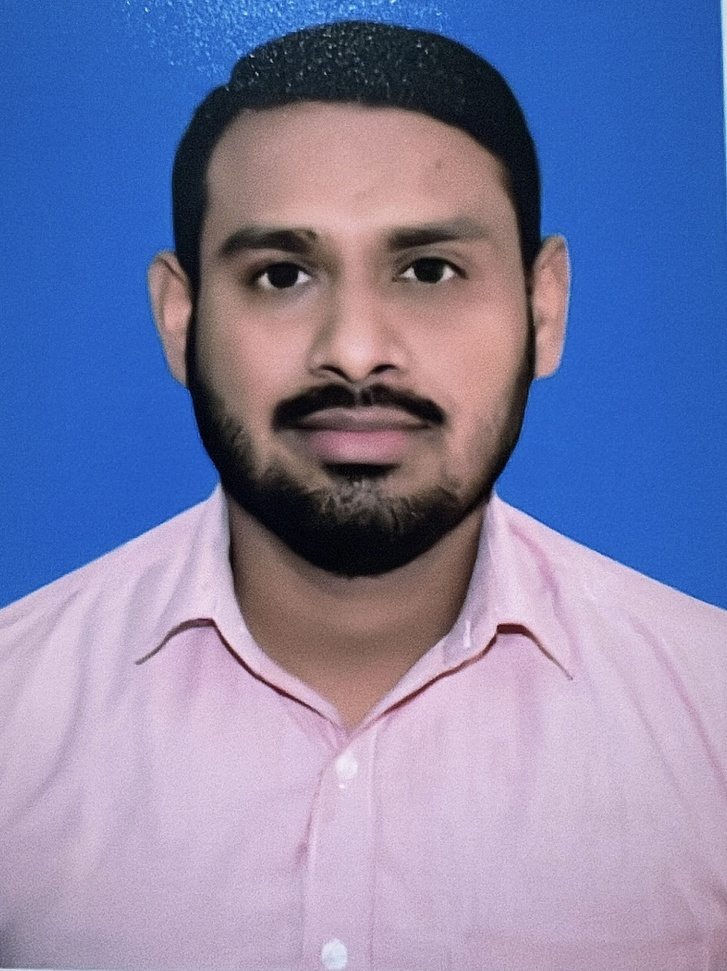
#> input picture Deep Learning/Haarcascade/Photo.jpeg, 727 x 971 px, shrunk from 894 x 1195 before the run, found by its file name
$ python eye_detect.py
#> lines starting #> are read from the running program, lines starting #| are printed output that depends on the picture; after the words box and inside, x2 and y2 are one past the last pixel; in counts of white or black regions, pixels touching at a corner belong together
import numpy as np
import cv2

# Load the face and eye Haar cascade classifiers
face_classifier = cv2.CascadeClassifier(r"/Users/munna/VScode/NareshIT-AI/Deep Learning/Haarcascade/haarcascade_frontalface_default.xml")
eye_classifier = cv2.CascadeClassifier(r"/Users/munna/VScode/NareshIT-AI/Deep Learning/Haarcascade/haarcascade_eye.xml")

# Load the image
#img = cv2.imread(r"C:\Users\A3MAX SOFTWARE TECH\Desktop\WORK\1. KODI WORK\1. NARESH\10. WORKSHOP\7. Exploring Generative AI through computer vision\myimage.jpg")
#img = cv2.imread(r"C:\Users\A3MAX SOFTWARE TECH\Desktop\WORK\2. DATASCIENCE PROJECT\10. Computer vision\computer vison\opencv\image_examples\5.jpg")#img = cv2.imread(r"C:\Users\Admin\Desktop\NIT\1. NIT_Batches\10. WORKSHOP\2024 - WORKSHOP\7. Exploring Generative AI through computer vision\myimage.jpg")
img = cv2.imread(r"/Users/munna/VScode/NareshIT-AI/Deep Learning/Haarcascade/Photo.jpeg")
#> img is the input picture: shape (971, 727, 3); mean B, G, R 168, 128.5, 126.1

#img = cv2.imread(r"C:\Users\Admin\Desktop\NIT\1. NIT_Batches\10. WORKSHOP\2024 - WORKSHOP\7. Exploring Generative AI through computer vision\myimage.jpg")

# Check if the image is loaded correctly
if img is None:
    print("Error: Image not found or cannot be loaded!")
    exit()  # Exit if image is not loaded

# Convert image to grayscale for face detection
gray = cv2.cvtColor(img, cv2.COLOR_BGR2GRAY)
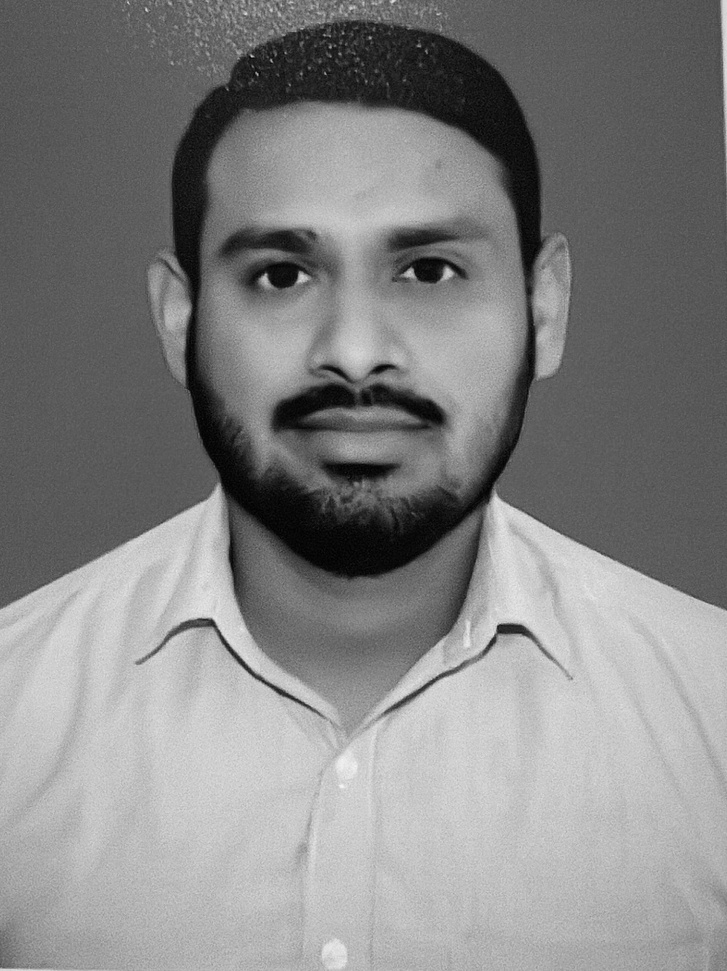
#> gray: shape (971, 727); min 0, max 247, mean 132.3

# Detect faces in the image
faces = face_classifier.detectMultiScale(gray, 1.3, 5)
#> faces = [[158, 113, 407, 407]]

# Check if faces are detected
if len(faces) == 0:
    print("No Face Found")

# Draw rectangles around detected faces and detect eyes within each face
for (x, y, w, h) in faces:
    # Draw a rectangle around the face
    cv2.rectangle(img, (x, y), (x + w, y + h), (127, 0, 255), 2)

    # Region of interest (ROI) for face
    roi_gray = gray[y:y + h, x:x + w]
    roi_color = img[y:y + h, x:x + w]

    # Detect eyes within the face region
    eyes = eye_classifier.detectMultiScale(roi_gray)

    for (ex, ey, ew, eh) in eyes:
        # Draw rectangle around each detected eye
        cv2.rectangle(roi_color, (ex, ey), (ex + ew, ey + eh), (255, 255, 0), 2)
#> this loop made 1 pass
#> (x, y, w, h, eyes) on pass 1: (158, 113, 407, 407, [[76, 123, 80, 80], [222, 113, 86, 86]])
#> pass 1, `roi_gray = gray[y:y + h, x:x + w]`:
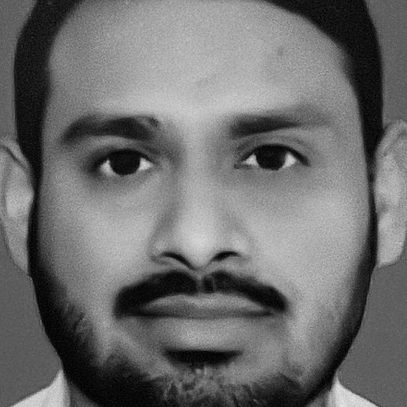
#> roi_gray: shape (407, 407); min 0, max 229, mean 109.7
#> pass 1, `roi_color = img[y:y + h, x:x + w]`:
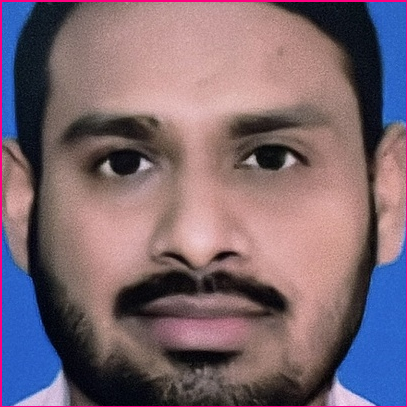
#> roi_color: shape (407, 407, 3); mean B, G, R 112.6, 102.3, 122.9
#> after the loop:
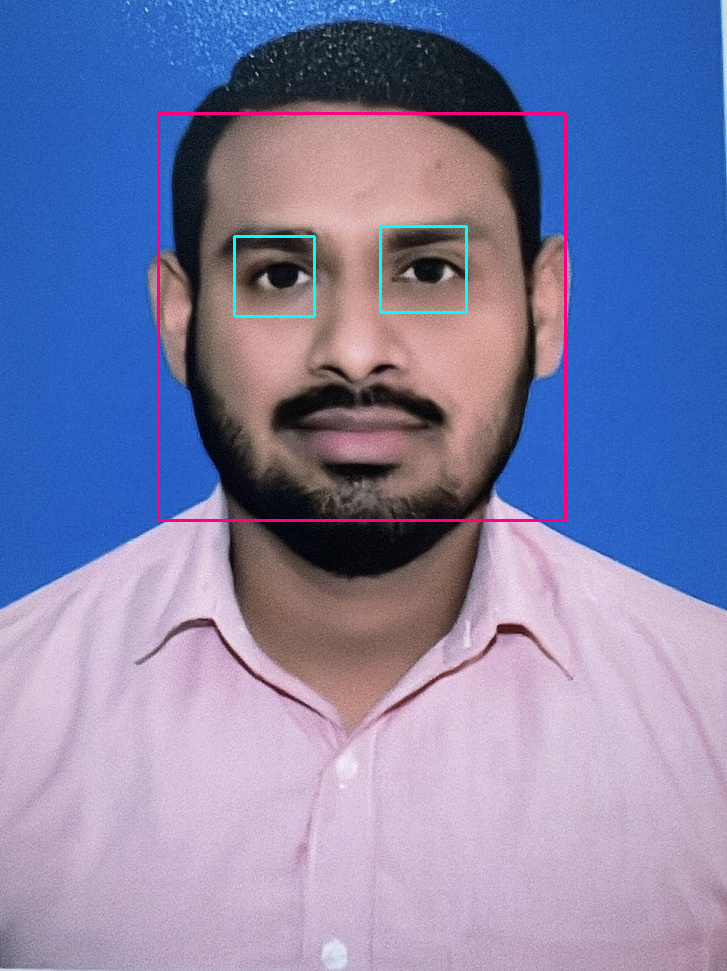
#> img: shape (971, 727, 3); 0.97% of pixels changed, all inside (x1, y1, x2, y2) = (157, 112, 567, 522)
#> after the loop:
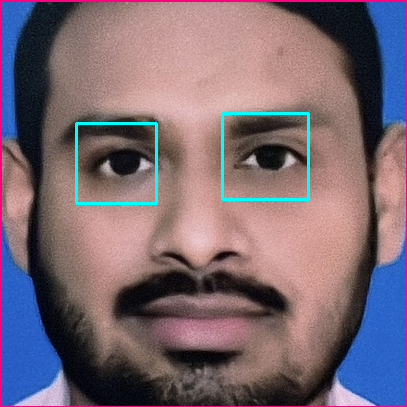
#> roi_color: shape (407, 407, 3); 1.2% of pixels changed, all inside (x1, y1, x2, y2) = (75, 112, 310, 205)

# Display the output image with rectangles around faces and eyes
cv2.imshow('img', img)

# Wait for a key press before closing the window
cv2.waitKey(0)

# Destroy all OpenCV windows
cv2.destroyAllWindows()
cv2.waitKey(1)
